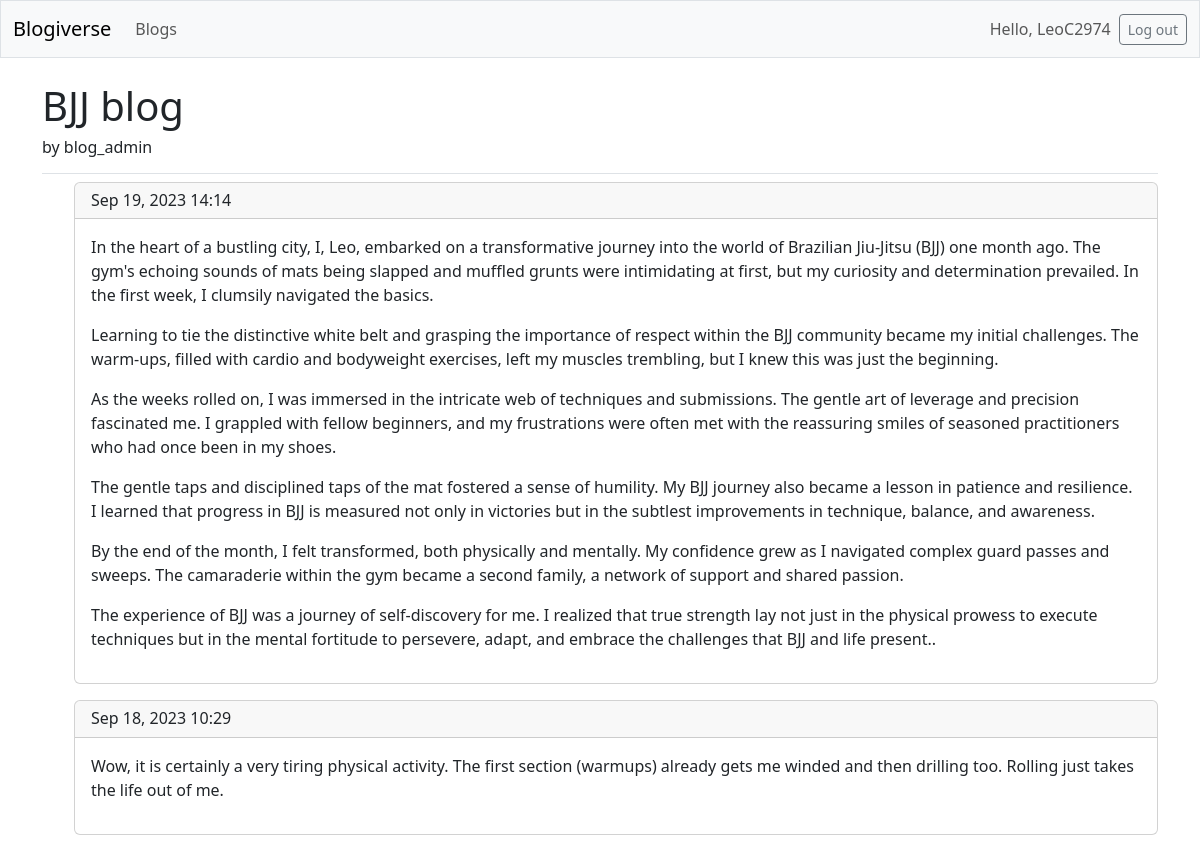
Screenshot of /blogs/1/ (signed in) with the database file from the repository.
### blogs/models.py (models this page shows, shortened)
class Blog(models.Model):
    title = models.CharField(max_length=200)
    date_added = models.DateTimeField(auto_now_add=True)
    owner = models.ForeignKey(User, on_delete=models.CASCADE)

class Post(models.Model):
    blog = models.ForeignKey(Blog, on_delete=models.CASCADE)
    text = models.TextField()
    date_added = models.DateTimeField(auto_now_add=True)
    class Meta:
        verbose_name_plural = 'posts'

### blogs/views.py (the view)
# urls.py: path('blogs/<int:blog_id>/', views.blog, name='blog'),
def blog(request, blog_id):
    blog = Blog.objects.get(id=blog_id)
    posts = blog.post_set.order_by('-date_added')
    context = {'blog':blog, 'posts':posts}
    return render(request, 'blogs/blog.html', context)

### blogs/templates/blogs/blog.html (shortened to what this page needs)
{% extends 'blogs/base.html' %}
{% block page_header %}
  <h1>{{ blog.title }}</h1>
  <h6>by {{ blog.owner }}</h6>
{% endblock page_header %}
{% block content %}
  <ul>
    {% for post in posts %}
      <div class="card mb-3">
        <h6 class="card-header">
          {{ post.date_added|date:'M d, Y H:i'}} &nbsp;&nbsp;
        </h6>
        <div class="card-body">{{ post.text|linebreaks }}</div>
      </div>
    {% empty %}
      <p>There are 0 posts for this blog.</p>
    {% endfor %}
{% endblock content %}

### blogs/templates/blogs/base.html (shortened to what this page needs)
<!DOCTYPE html>
<html lang="en">
<head>
  {% load django_bootstrap5 %}
  {% bootstrap_css %}
</head>
<body>
  <nav class="navbar navbar-expand-md navbar-light bg-light mb-4 border">
    <div class="container-fluid">
      <a class="navbar-brand" href="{% url 'blogs:index' %}">Blogiverse</a>
      <div class="collapse navbar-collapse" id="navbarCollapse">
        <ul class="navbar-nav me-auto mb-2 mb-md-0">
          <li class="nav-item">
            <a class="nav-link" href="{% url 'blogs:blogs' %}">Blogs</a>
          </li>
        </ul>
        <ul class="navbar-nav ms-auto mb-2 mb-md-0">
          {% if user.is_authenticated %}
            <li class="nav-item">
              <span class="navbar-text me-2">Hello, {{ user.username }}</span>
            </li>
          {% endif %}
        </ul>
        {% if user.is_authenticated %}
          <form action="{% url 'accounts:logout' %}" method="post">
            <button name="submit" class="btn btn-outline-secondary btn-sm">
              Log out</button>
        {% endif %}
          </form>
      </div>
    </div>
  </nav>
<main class="container">
  <div class="pb-2 mb-2 border-bottom">
    {% block page_header %}{% endblock page_header %}
  </div>
  <div>
    {% block content %}{% endblock content %}
  </div>
</main>
</body>
</html>

### rows the page displays
Blog: title "BJJ blog", owner "blog_admin"
Post: date_added "Sep 19, 2023 14:14", text "In the heart of a bustling city, I, Leo, embarked on a transformative journey into the world of Brazilian Jiu-Jitsu (BJJ) one month ago. The gym's echoing sounds of mats being slapped and muffled grunts were intimidating at first, but my curiosity and determination prevailed. In the first week, I clumsily navigated the basics. Learning to tie the distinctive white belt and grasping the importance of respect within the BJJ community became my initial challenges. The warm-ups, filled with cardio and bodyweight exercises, left my muscles trembling, but I knew this was just the beginning. As the weeks rolled on, I was immersed in the intricate web of techniques and submissions. The gentle art…"
Post: date_added "Sep 18, 2023 10:29", text "Wow, it is certainly a very tiring physical activity. The first section (warmups) already gets me winded and then drilling too. Rolling just takes the life out of me."

### other values shown
{{ user.username }} "LeoC2974"
